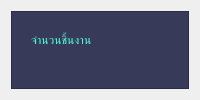
            <widget class="QWidget" name="page_home">
             <layout class="QHBoxLayout" name="horizontalLayout_6">
              <item>
               <widget class="QFrame" name="frame_infos">
                <property name="maximumSize">
                 <size>
                  <width>380</width>
                  <height>490</height>
                 </size>
                </property>
                <property name="sizeIncrement">
                 <size>
                  <width>0</width>
                  <height>0</height>
                 </size>
                </property>
                <property name="styleSheet">
                 <string notr="true">background-color :  rgb(56, 58, 89);</string>
                </property>
                <property name="frameShape">
                 <enum>QFrame::StyledPanel</enum>
                </property>
                <property name="frameShadow">
                 <enum>QFrame::Raised</enum>
                </property>
                <widget class="QLabel" name="NotPass">
                 <property name="geometry">
                  <rect>
                   <x>185</x>
                   <y>423</y>
                   <width>91</width>
                   <height>16</height>
                  </rect>
                 </property>
                 <property name="minimumSize">
                  <size>
                   <width>91</width>
                   <height>16</height>
                  </size>
                 </property>
                 <property name="maximumSize">
                  <size>
                   <width>91</width>
                   <height>16</height>
                  </size>
                 </property>
                 <property name="styleSheet">
                  <string notr="true">font: 20pt &quot;FC Galaxy&quot;;
color : rgb(78, 255, 220);
background-color : none;</string>
                 </property>
                 <property name="text">
                  <string>0</string>
                 </property>
                </widget>
                <widget class="QLineEdit" name="max">
                 <property name="geometry">
                  <rect>
                   <x>185</x>
                   <y>119</y>
                   <width>161</width>
                   <height>41</height>
                  </rect>
                 </property>
                 <property name="styleSheet">
                  <string notr="true">QLineEdit {
background-color :rgb(170, 170, 255);
color : rgb(28, 29, 73);
padding:10px;
border-style : none;
border-radius: 10px

}
QLineEdit:hover{
   border: 2px solid rgb(85, 255, 255);
}
QLineEdit:focus{
   border: 2px solid  rgb(85, 255, 255);
}</string>
                 </property>
                 <property name="text">
                  <string/>
                 </property>
                </widget>
                <widget class="QLabel" name="showText_3">
                 <property name="geometry">
                  <rect>
                   <x>25</x>
                   <y>377</y>
                   <width>111</width>
                   <height>28</height>
                  </rect>
                 </property>
                 <property name="styleSheet">
                  <string notr="true">font: 20pt &quot;FC Galaxy&quot;;
color : rgb(78, 255, 220);
background-color : none;</string>
                 </property>
                 <property name="text">
                  <string>ผ่าน</string>
                 </property>
                </widget>
                <widget class="QLabel" name="Pass">
                 <property name="geometry">
                  <rect>
                   <x>185</x>
                   <y>383</y>
                   <width>91</width>
                   <height>16</height>
                  </rect>
                 </property>
                 <property name="minimumSize">
                  <size>
                   <width>91</width>
                   <height>16</height>
                  </size>
                 </property>
                 <property name="maximumSize">
                  <size>
                   <width>91</width>
                   <height>16</height>
                  </size>
                 </property>
                 <property name="styleSheet">
                  <string notr="true">font: 20pt &quot;FC Galaxy&quot;;
color : rgb(78, 255, 220);
background-color : none;
</string>
                 </property>
                 <property name="text">
                  <string>0</string>
                 </property>
                </widget>
                <widget class="QLabel" name="label_5">
                 <property name="geometry">
                  <rect>
                   <x>20</x>
                   <y>125</y>
                   <width>111</width>
                   <height>28</height>
                  </rect>
                 </property>
                 <property name="styleSheet">
                  <string notr="true">font: 20pt &quot;FC Galaxy&quot;;
color : rgb(78, 255, 220);
background-color : none;</string>
                 </property>
                 <property name="text">
                  <string>ค่า Max</string>
                 </property>
                </widget>
                <widget class="QLabel" name="label_6">
                 <property name="geometry">
                  <rect>
                   <x>25</x>
                   <y>257</y>
                   <width>111</width>
                   <height>28</height>
                  </rect>
                 </property>
                 <property name="styleSheet">
                  <string notr="true">font: 20pt &quot;FC Galaxy&quot;;
color : rgb(78, 255, 220);
background-color : none;</string>
                 </property>
                 <property name="text">
                  <string>ค่าที่วัดได้</string>
                 </property>
                </widget>
                <widget class="QPushButton" name="cancel">
                 <property name="geometry">
                  <rect>
                   <x>195</x>
                   <y>209</y>
                   <width>75</width>
                   <height>36</height>
                  </rect>
                 </property>
                 <property name="styleSheet">
                  <string notr="true">QPushButton{
	background-color: rgb(50,50,50);
	boder: 2px solid rgb(60,60,60);
	boder-radius: 5px;
	color: rgb(220, 220, 220);
	font: 20pt &quot;FC Galaxy&quot;;
}
QPushButton:hover{
	background-color: rgb(120, 120, 120);
	boder: 2px solid rgb(70,70,70);
}
QPushButton:pressed{
	background-color:rgb(0, 255, 255, 250);
	boder: 2px rgb(255,164,24);
	color: rgb(35,35,35);
}
</string>
                 </property>
                 <property name="text">
                  <string>ยกเลิก</string>
                 </property>
                </widget>
                <widget class="QLabel" name="showText_5">
                 <property name="geometry">
                  <rect>
                   <x>25</x>
                   <y>337</y>
                   <width>111</width>
                   <height>28</height>
                  </rect>
                 </property>
                 <property name="styleSheet">
                  <string notr="true">font: 20pt &quot;FC Galaxy&quot;;
color : rgb(78, 255, 220);
background-color : none;</string>
                 </property>
                 <property name="text">
                  <string>จำนวนชิ้นงาน</string>
                 </property>
                </widget>
                <widget class="QLabel" name="showText_4">
                 <property name="geometry">
                  <rect>
                   <x>25</x>
                   <y>417</y>
                   <width>111</width>
                   <height>28</height>
                  </rect>
                 </property>
                 <property name="styleSheet">
                  <string notr="true">font: 20pt &quot;FC Galaxy&quot;;
color : rgb(78, 255, 220);
background-color : none;</string>
                 </property>
                 <property name="text">
                  <string>ไม่ผ่าน</string>
                 </property>
                </widget>
                <widget class="QLabel" name="PassORnotPass">
                 <property name="geometry">
                  <rect>
                   <x>185</x>
                   <y>303</y>
                   <width>91</width>
                   <height>16</height>
                  </rect>
                 </property>
                 <property name="minimumSize">
                  <size>
                   <width>91</width>
                   <height>16</height>
                  </size>
                 </property>
                 <property name="maximumSize">
                  <size>
                   <width>91</width>
                   <height>16</height>
                  </size>
                 </property>
                 <property name="styleSheet">
                  <string notr="true">font: 20pt &quot;FC Galaxy&quot;;
color : rgb(78, 255, 220);
background-color : none;</string>
                 </property>
                 <property name="text">
                  <string>ผ่าน/ไม่ผ่าน</string>
                 </property>
                </widget>
                <widget class="QLineEdit" name="amount">
                 <property name="geometry">
                  <rect>
                   <x>185</x>
                   <y>9</y>
                   <width>161</width>
                   <height>41</height>
                  </rect>
                 </property>
                 <property name="styleSheet">
                  <string notr="true">QLineEdit {
background-color :rgb(170, 170, 255);
color : rgb(28, 29, 73);
padding:10px;
border-style : none;
border-radius: 10px

}
QLineEdit:hover{
   border: 2px solid rgb(85, 255, 255);
}
QLineEdit:focus{
   border: 2px solid  rgb(85, 255, 255);
}</string>
                 </property>
                </widget>
                <widget class="QLabel" name="value">
                 <property name="geometry">
                  <rect>
                   <x>185</x>
                   <y>263</y>
                   <width>91</width>
                   <height>16</height>
                  </rect>
                 </property>
                 <property name="minimumSize">
                  <size>
                   <width>91</width>
                   <height>16</height>
                  </size>
                 </property>
                 <property name="maximumSize">
                  <size>
                   <width>91</width>
                   <height>16</height>
                  </size>
                 </property>
                 <property name="styleSheet">
                  <string notr="true">font: 20pt &quot;FC Galaxy&quot;;
color : rgb(78, 255, 220);
background-color : none;</string>
                 </property>
                 <property name="text">
                  <string>0</string>
                 </property>
                </widget>
                <widget class="QPushButton" name="process">
                 <property name="geometry">
                  <rect>
                   <x>195</x>
                   <y>167</y>
                   <width>75</width>
                   <height>36</height>
                  </rect>
                 </property>
                 <property name="styleSheet">
                  <string notr="true">QPushButton{
	background-color: rgb(50,50,50);
	boder: 2px solid rgb(60,60,60);
	boder-radius: 5px;
	color: rgb(220, 220, 220);
	font: 20pt &quot;FC Galaxy&quot;;
}
QPushButton:hover{
	background-color: rgb(120, 120, 120);
	boder: 2px solid rgb(70,70,70);
}
QPushButton:pressed{
	background-color:rgb(0, 255, 255, 250);
	boder: 2px rgb(255,164,24);
	color: rgb(35,35,35);
}
</string>
                 </property>
                 <property name="text">
                  <string>เริ่มคำนวณ</string>
                 </property>
                </widget>
                <widget class="QLineEdit" name="min">
                 <property name="geometry">
                  <rect>
                   <x>185</x>
                   <y>64</y>
                   <width>161</width>
                   <height>41</height>
                  </rect>
                 </property>
                 <property name="styleSheet">
                  <string notr="true">QLineEdit {
background-color :rgb(170, 170, 255);
color : rgb(28, 29, 73);
padding:10px;
border-style : none;
border-radius: 10px

}
QLineEdit:hover{
   border: 2px solid rgb(85, 255, 255);
}
QLineEdit:focus{
   border: 2px solid  rgb(85, 255, 255);
}</string>
                 </property>
                </widget>
                <widget class="QLabel" name="showText_2">
                 <property name="geometry">
                  <rect>
                   <x>25</x>
                   <y>297</y>
                   <width>111</width>
                   <height>28</height>
                  </rect>
                 </property>
                 <property name="styleSheet">
                  <string notr="true">font: 20pt &quot;FC Galaxy&quot;;
color : rgb(78, 255, 220);
background-color : none;</string>
                 </property>
                 <property name="text">
                  <string>คุณภาพ</string>
                 </property>
                </widget>
                <widget class="QLabel" name="label">
                 <property name="geometry">
                  <rect>
                   <x>20</x>
                   <y>15</y>
                   <width>111</width>
                   <height>28</height>
                  </rect>
                 </property>
                 <property name="styleSheet">
                  <string notr="true">font: 20pt &quot;FC Galaxy&quot;;
color : rgb(78, 255, 220);
background-color : none;</string>
                 </property>
                 <property name="text">
                  <string>จำนวนชิ้นงาน</string>
                 </property>
                </widget>
                <widget class="QLabel" name="total">
                 <property name="geometry">
                  <rect>
                   <x>185</x>
                   <y>343</y>
                   <width>91</width>
                   <height>16</height>
                  </rect>
                 </property>
                 <property name="minimumSize">
                  <size>
                   <width>91</width>
                   <height>16</height>
                  </size>
                 </property>
                 <property name="maximumSize">
                  <size>
                   <width>91</width>
                   <height>16</height>
                  </size>
                 </property>
                 <property name="styleSheet">
                  <string notr="true">font: 20pt &quot;FC Galaxy&quot;;
color : rgb(78, 255, 220);
background-color : none;</string>
                 </property>
                 <property name="text">
                  <string>0</string>
                 </property>
                </widget>
                <widget class="QLabel" name="label_3">
                 <property name="geometry">
                  <rect>
                   <x>20</x>
                   <y>70</y>
                   <width>111</width>
                   <height>28</height>
                  </rect>
                 </property>
                 <property name="styleSheet">
                  <string notr="true">font: 20pt &quot;FC Galaxy&quot;;
color : rgb(78, 255, 220);
background-color : none;</string>
                 </property>
                 <property name="text">
                  <string>ค่า Min</string>
                 </property>
                </widget>
                <widget class="QPushButton" name="Report">
                 <property name="geometry">
                  <rect>
                   <x>260</x>
                   <y>450</y>
                   <width>111</width>
                   <height>31</height>
                  </rect>
                 </property>
                 <property name="styleSheet">
                  <string notr="true">QPushButton{
	background-color: rgb(50,50,50);
	boder: 2px solid rgb(60,60,60);
	boder-radius: 5px;
	color: rgb(220, 220, 220);
	font: 20pt &quot;FC Galaxy&quot;;
}
QPushButton:hover{
	background-color: rgb(120, 120, 120);
	boder: 2px solid rgb(70,70,70);
}
QPushButton:pressed{
	background-color:rgb(0, 255, 255, 250);
	boder: 2px rgb(255,164,24);
	color: rgb(35,35,35);
}
</string>
                 </property>
                 <property name="text">
                  <string>Creat Report</string>
                 </property>
                </widget>
               </widget>
              </item>
             </layout>
            </widget>
